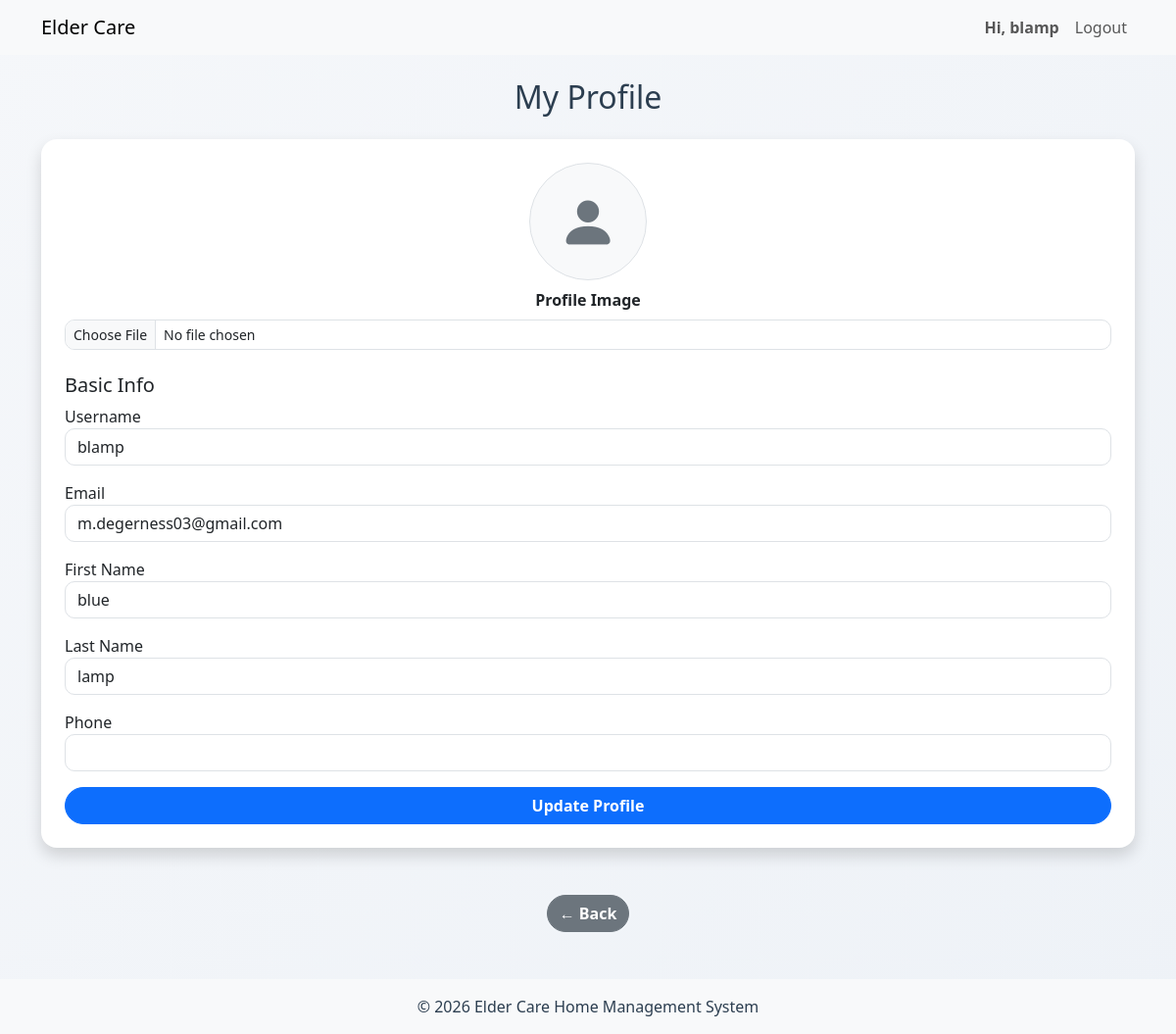
/caregivers/profile.php (signed in), run on the app's committed database.
### tables this page shows
CREATE TABLE `caregiver` (
  `empID` int(8) UNSIGNED NOT NULL,
  `user_id` int(11) NOT NULL,
  `phone` varchar(15) DEFAULT NULL,
  `fname` varchar(50) DEFAULT NULL,
  `lname` varchar(50) DEFAULT NULL,
  `profilePhoto` text DEFAULT NULL
);

CREATE TABLE `users` (
  `user_id` int(11) NOT NULL,
  `username` varchar(20) NOT NULL,
  `email` text NOT NULL,
  `password_hash` text NOT NULL,
  `role` enum('admin','family','caregiver','resident') NOT NULL DEFAULT 'family',
  `is_verified` tinyint(4) UNSIGNED NOT NULL DEFAULT 0,
  `created_at` timestamp NOT NULL DEFAULT current_timestamp()
);

### caregivers/profile.php (the view, shortened to what this page needs)
<?php
include '../includes/header.php';
$stmt = $conn->prepare("
    SELECT c.*, u.email, u.username
    FROM caregiver c
    JOIN users u ON c.user_id = u.user_id
    WHERE c.user_id = ?
");
$stmt->execute([$_SESSION['user_id']]);
$caregiver = $stmt->fetch();
?>
<div class="container py-4">
    <h2 class="text-center mb-4">My Profile</h2>
    <form method="POST" enctype="multipart/form-data" class="card shadow p-4">
        <div class="text-center mb-4">
            <?php if(!empty($caregiver['profilePhoto']) && file_exists("../uploads/caregivers/".$caregiver['profilePhoto'])): ?>
                <img src="../uploads/caregivers/<?= htmlspecialchars($caregiver['profilePhoto']) ?>"
                     class="rounded-circle shadow"
                     style="width:120px;height:120px;object-fit:cover;">
            <?php else: ?>
                <div class="rounded-circle bg-light border d-inline-flex justify-content-center align-items-center"
                     style="width:120px;height:120px;">
                    <i class="bi bi-person-fill" style="font-size:60px;color:#6c757d;"></i>
                </div>
            <?php endif; ?>
            <div class="mt-2">
                <label class="form-label"><strong>Profile Image</strong></label>
                <input type="file" name="profileImage" class="form-control form-control-sm">
            </div>
        </div>
        <h5>Basic Info</h5>
        <div class="mb-3">
            <label>Username</label>
            <input type="text" class="form-control"
                value="<?= htmlspecialchars($caregiver['username'] ?? '') ?>" readonly>
        </div>
        <div class="mb-3">
            <label>Email</label>
            <input type="email" name="email" class="form-control"
                value="<?= htmlspecialchars($caregiver['email'] ?? '') ?>" required>
        </div>
        <div class="mb-3">
            <label>First Name</label>
            <input type="text" name="fname" class="form-control"
                value="<?= htmlspecialchars($caregiver['fname'] ?? '') ?>" required>
        </div>
        <div class="mb-3">
            <label>Last Name</label>
            <input type="text" name="lname" class="form-control"
                value="<?= htmlspecialchars($caregiver['lname'] ?? '') ?>" required>
        </div>
        <div class="mb-3">
            <label>Phone</label>
            <input type="text" name="phone" class="form-control"
                value="<?= htmlspecialchars($caregiver['phone'] ?? '') ?>">
        </div>
        <button type="submit" name="update_profile" class="btn btn-primary w-100">
            Update Profile
        </button>
    </form>
</div>
<div class="text-center mt-4">
    <a href="dashboard.php" class="btn btn-secondary">← Back</a>
</div>
<?php include '../includes/footer.php'; ?>

### assets/css/global.css (style rules this page uses)
body { background: linear-gradient(135deg, #f5f7fa, #eef2f7); font-family: "Segoe UI", Tahoma, sans-serif; color: #2c3e50; }
* { transition: all 0.2s ease; }
.card { border: none; border-radius: 16px; box-shadow: 0 10px 25px rgba(0, 0, 0, 0.06); }
.btn { border-radius: 25px !important; font-weight: 600; }
.form-control { border-radius: 10px; }

### data on the page
caregiver: user.username "blamp", email "m.degerness03@gmail.com", fname "blue", lname "lamp"

### other printed values
$username "blamp"
